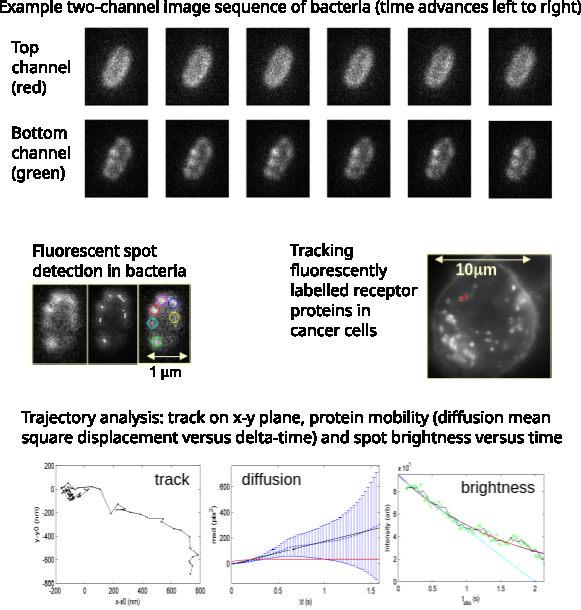
%> input picture single_particle_tracking_flu.png, 581 x 610 px
$ octave --eval "result = imgrad(imread('../single_particle_tracking_flu.png'));"   (GNU Octave 9; MATLAB toolbox functions it lacks are replaced by stand-ins)
%> lines starting %> are read from the running program, lines starting %| are printed output that depends on the picture
function g = imgrad(image)
%
% Created by Isabel Llorente-Garcia, August 2011.
% If you use this code please acknowledge Isabel Llorente-Garcia in your
% publications.
%
% calculate the gradient of an image (single frame).
h=fspecial('sobel'); % filter mask to calculate gradient: h=[1 2 1; 0 0 0; -1 -2 -1] and h'=[1 0 -1; 2 0 -2; 1 0 -1].
% Calculate gradiente image:
grady = imfilter(image,h,'replicate'); % vertical gradient.
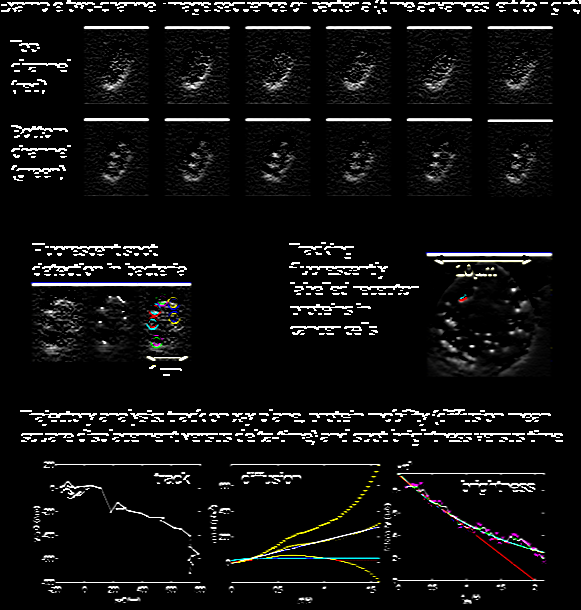
%> grady: size 610x581x3 uint8; mean R, G, B 16.3, 16.3, 16.2
gradx = imfilter(image,h','replicate'); % horizontal gradient.
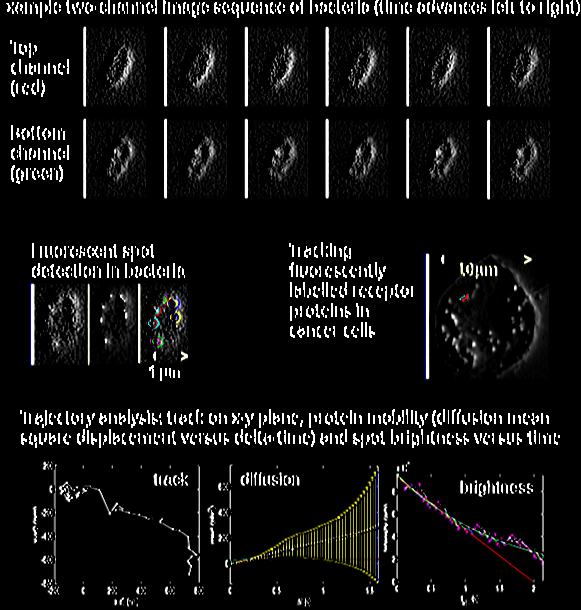
%> gradx: size 610x581x3 uint8; mean R, G, B 18.6, 18.5, 18
g = sqrt(grady.^2+gradx.^2); % gradient image.
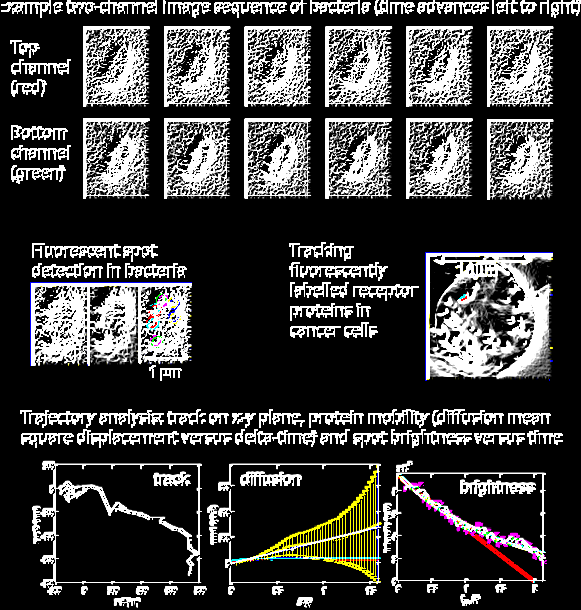
%> g: size 610x581x3 double; mean R, G, B 3.98, 3.95, 3.9; drawn with min black and max white
